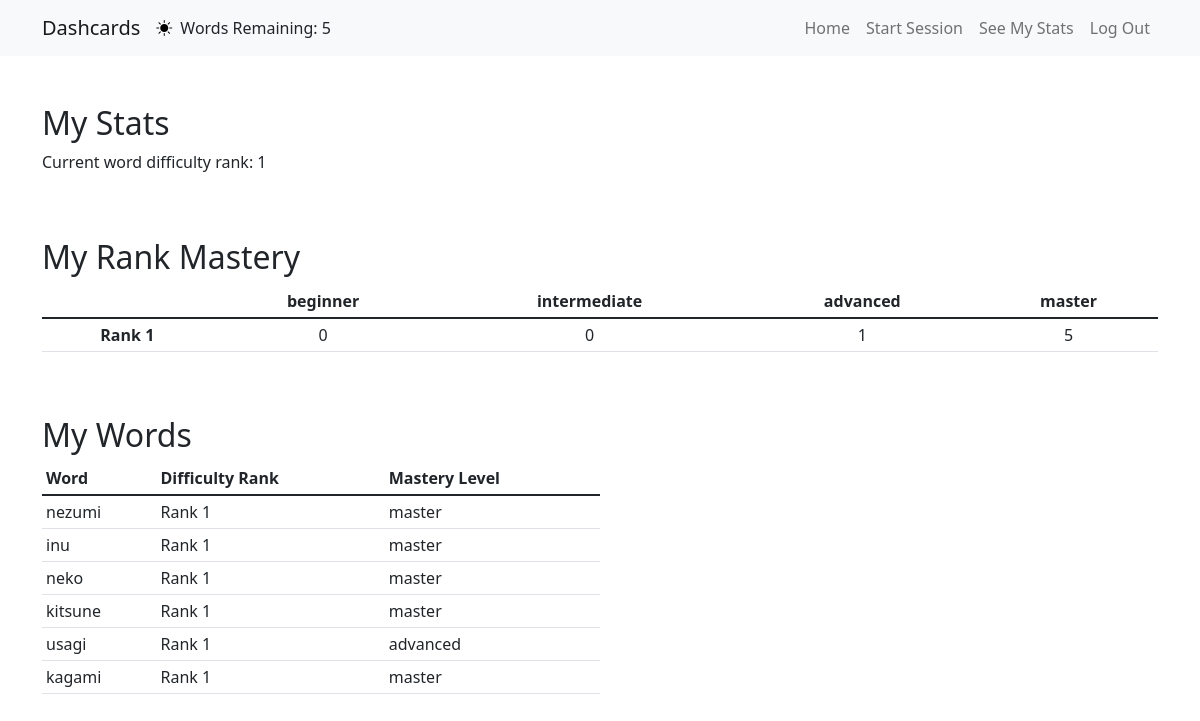
/stats (signed in), run on the app's committed database.
### tables this page shows
CREATE TABLE words_per_user (id INTEGER, user_id INTEGER NOT NULL, word TEXT NOT NULL, rank TEXT NOT NULL, net_correct INTEGER NOT NULL, level TEXT NOT NULL, last_answered INTEGER NOT NULL);

### app.py (the view)
@app.route("/stats")
def stats():
    if session.get("user_id") is None:
        return redirect("/")
    user_stats = db.execute("SELECT * FROM user_stats WHERE user_id = ?",session["user_id"])[0]
    all_user_words = db.execute("SELECT * FROM words_per_user WHERE user_id = ?",session["user_id"])
    user_levels_by_rank = {}
    for rank in all_ranks:
        user_levels_by_rank[rank] = {"total": 0, "levels": {}}
        for mastery_level in mastery_levels:
            user_levels_by_rank[rank]["levels"][mastery_level["level"]] = 0
    for word in all_user_words:
        this_word_rank = word["rank"]
        this_word_level = word["level"]
        user_levels_by_rank[this_word_rank]["levels"][this_word_level] += 1
        user_levels_by_rank[this_word_rank]["total"] += 1
    words_remaining = len(get_available_words(parse_csv(wordpath))) if session.get("user_id") else None
    return render_template("stats.html", user_rank = user_stats["current_rank"],
                           user_words = all_user_words,
                           user_levels_by_rank = user_levels_by_rank,
                           mastery_levels = mastery_levels,
                           words_remaining = words_remaining)

### app.py (called while the page is built)
@app.after_request
def after_request(response):
    response.headers["Cache-Control"] = "no-cache, no-store, must-revalidate"
    response.headers["Expires"] = 0
    response.headers["Pragma"] = "no-cache"
    return response

### templates/stats.html (shortened to what this page needs)
{% extends "layout.html" %}
{% block body %}
    <h2>My Stats</h2>
    <div id="top-level">
        <p>
        Current word difficulty rank: {{ user_rank }}
        </p>
    </div>
    {% if user_words %}
    <br><br>
    <div id="rank-level" class="table-responsive">
        <h2>My Rank Mastery</h2>
        <table class="table table-sm table-hover align-middle text-center table-white light-mode" id="stats-by-rank">
            <thead>
                <tr>
                    <td></td>
                    {% for level in mastery_levels %}
                        <th scope="col">{{ level["level"] }}</th>
                    {% endfor %}
                </tr>
            </thead>
            <tbody>
                {% for rank in user_levels_by_rank %}
                    {% if user_levels_by_rank[rank]['total'] > 0 %}
                    <tr>
                        <th scope="row">Rank {{ rank }}</th>
                        {% for level in user_levels_by_rank[rank]['levels'] %}
                            <td>{{ user_levels_by_rank[rank]['levels'][level] }}</td>
                        {% endfor %}
                    </tr>
                    {% endif %}
                {% endfor %}
            </tbody>
        </table>
        <br><br>
    </div>
    <div id="word-level" class="table-responsive">
        <h2>My Words</h2>
        <table class="table table-sm table-hover align-middle table-white light-mode" id="stats-by-word">
            <thead>
                <tr>
                    <th>Word</th>
                    <th>Difficulty Rank</th>
                    <th>Mastery Level</th>
                </tr>
            </thead>
            <tbody>
                {% for word in user_words %}
                    <tr>
                        <td>{{ word.word }}</td>
                        <td>Rank {{ word.rank }}</td>
                        <td>{{ word.level }}</td>
                    </tr>
                {% endfor %}
            </tbody>
        </table>
    </div>
    {% else %}
        <div>
            You don't currently have any words to display, but please come back here
            once you've answered some words to see how well you've mastered them!
        </div>
    {% endif %}
{% endblock %}

### static/styles.css (style rules this page uses)
#stats-by-word { width: 50% !important; }

### data on the page
words_per_user: word "nezumi", rank "1", level "master"
words_per_user: word "inu", rank "1", level "master"
words_per_user: word "neko", rank "1", level "master"
words_per_user: word "kitsune", rank "1", level "master"
words_per_user: word "usagi", rank "1", level "advanced"
words_per_user: word "kagami", rank "1", level "master"

### other printed values
{{ words_remaining }} "5"
{{ user_rank }} "1"
{{ level["level"] }} "beginner" "intermediate" "advanced" "master"
{{ rank }} "1"
{{ user_levels_by_rank[rank]['levels'][level] }} "0" "0" "1" "5"
